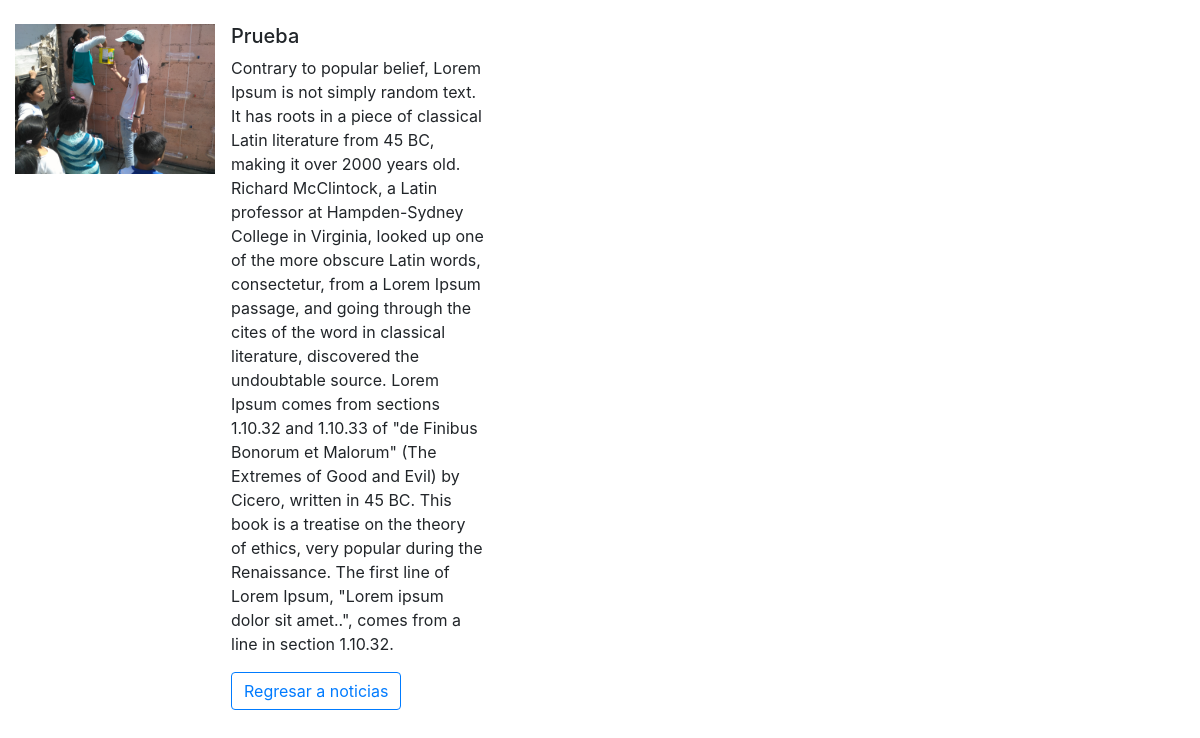
The page /noticia/3/ on the database its author committed.
### noticia/models.py (models this page shows, shortened)
class Noticia(models.Model):
    titulo_noticia=models.CharField(max_length=40,verbose_name="Título de la noticia")
    imagen=models.ImageField(upload_to="img",verbose_name="Fotografía de la notica")
    fecha_publicacion=models.DateField(auto_now_add=True,verbose_name="Fecha de publicación")
    descripcion=models.TextField(verbose_name="Descripción")
    class Meta:
        verbose_name = 'Noticia'
        verbose_name_plural = 'Noticias'

### noticia/views.py (the view)
# urls.py: path("<int:pk>/", views.NoticiaDetailView.as_view(), name="detail"),
class NoticiaDetailView(generic.DetailView):
    model = Noticia
    template_name = "detail.html"

### noticia/templates/detail.html (shortened to what this page needs)
<html>
    <head>
        {% load static %}
        <link rel="stylesheet" href="https://stackpath.bootstrapcdn.com/bootstrap/4.3.1/css/bootstrap.min.css">
    </head>
    <body>
        <div class="col-md-5">
            <br>
                <div class="media">
                        <img src="{{ noticia.imagen.url }}" class="mr-3" width="200px">
                        <div class="media-body">
                          <h5 class="mt-0">{{ noticia.titulo_noticia }}</h5>
                          <p>{{ noticia.descripcion }}</p>
                          <a href="/noticia" class="btn btn-outline-primary">Regresar a noticias</a>
                        </div>
                      </div>
    </body>
</html>

### rows shown on the page
Noticia: imagen (picture), titulo_noticia "Prueba", descripcion "Contrary to popular belief, Lorem Ipsum is not simply random text. It has roots in a piece of classical Latin literature from 45 BC, making it over 2000 years old. Richard McClintock, a Latin professor at Hampden-Sydney College in Virginia, looked up one of the more obscure Latin words, consectetur, from a Lorem Ipsum passage, and going through the cites of the word in classical literature, discovered the undoubtable source. Lorem Ipsum comes from sections 1.10.32 and 1.10.33 of \"de Finibus Bonorum et Malorum\" (The Extremes of Good and Evil) by Cicero, written in 45 BC. This book is a treatise on the theory of ethics, very popular during the Renaissance. The first line of Lorem Ipsum,…"
